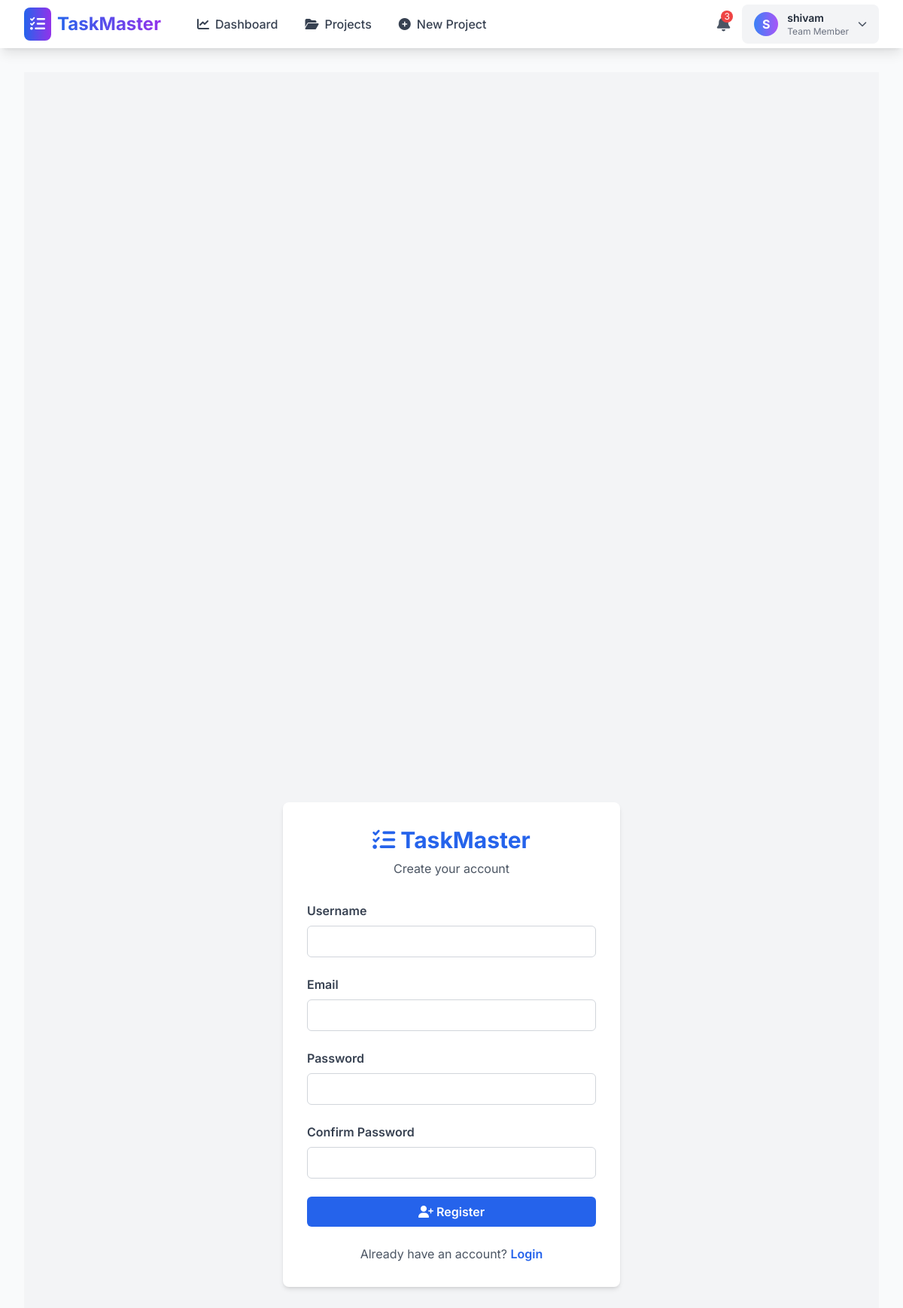
The app's page /register/ (signed in) with its own data.
### accounts/models.py (models this page shows, shortened)
class CustomUser(AbstractUser):
    ROLE_CHOICES = [
        ('admin', 'Admin'),
        ('manager', 'Manager'),
        ('member', 'Team Member'),
    ]
    email = models.EmailField(unique=True, verbose_name='Email Address')
    role = models.CharField(
        max_length=20,
        choices=ROLE_CHOICES,
        default='member',
        verbose_name='User Role'
    )
    bio = models.TextField(
        blank=True,
        null=True,
        verbose_name='Biography',
        help_text='Tell us about yourself'
    )
    avatar = models.ImageField(
        upload_to='avatars/',
        blank=True,
        null=True,
        verbose_name='Profile Picture'
    )
    phone = models.CharField(
        max_length=15,
        blank=True,
        null=True,
        verbose_name='Phone Number'
    )
    created_at = models.DateTimeField(auto_now_add=True, verbose_name='Joined Date')
    updated_at = models.DateTimeField(auto_now=True, verbose_name='Last Updated')
    class Meta:
        ordering = ['-created_at']
        verbose_name = 'User'
        verbose_name_plural = 'Users'

### accounts/views.py (the view, shortened to what this page needs)
# urls.py: path('register/', views.register_view, name='register'),
def register_view(request):
    return render(request, 'accounts/register.html')

### templates/accounts/register.html (shortened to what this page needs)
{% extends 'base.html' %}
{% block content %}
<div class="min-h-screen flex items-center justify-center bg-gray-100">
    <div class="bg-white p-8 rounded-lg shadow-md w-full max-w-md">
        <div class="text-center mb-8">
            <h1 class="text-3xl font-bold text-blue-600">
                <i class="fas fa-tasks"></i> TaskMaster
            </h1>
            <p class="text-gray-600 mt-2">Create your account</p>
        </div>
        <form method="POST" class="space-y-6">
            <div>
                <label class="block text-gray-700 font-semibold mb-2">Username</label>
                <input type="text" name="username" required
                    class="w-full px-4 py-2 border border-gray-300 rounded-md focus:outline-none focus:ring-2 focus:ring-blue-500">
            </div>
            <div>
                <label class="block text-gray-700 font-semibold mb-2">Email</label>
                <input type="email" name="email" required
                    class="w-full px-4 py-2 border border-gray-300 rounded-md focus:outline-none focus:ring-2 focus:ring-blue-500">
            </div>
            <div>
                <label class="block text-gray-700 font-semibold mb-2">Password</label>
                <input type="password" name="password" required
                    class="w-full px-4 py-2 border border-gray-300 rounded-md focus:outline-none focus:ring-2 focus:ring-blue-500">
            </div>
            <div>
                <label class="block text-gray-700 font-semibold mb-2">Confirm Password</label>
                <input type="password" name="password2" required
                    class="w-full px-4 py-2 border border-gray-300 rounded-md focus:outline-none focus:ring-2 focus:ring-blue-500">
            </div>
            <button type="submit"
                class="w-full bg-blue-600 text-white py-2 rounded-md hover:bg-blue-700 transition font-semibold">
                <i class="fas fa-user-plus"></i> Register
            </button>
        </form>
        <div class="mt-6 text-center">
            <p class="text-gray-600">
                Already have an account?
                <a href="{% url 'login' %}" class="text-blue-600 hover:underline font-semibold">Login</a>
            </p>
        </div>
    </div>
</div>
{% endblock %}

### templates/base.html (shortened to what this page needs)
<!DOCTYPE html>
<html lang="en">
<head>
    <script src="https://cdn.tailwindcss.com"></script>
    <link rel="stylesheet" href="https://cdnjs.cloudflare.com/ajax/libs/font-awesome/6.4.0/css/all.min.css">
</head>
<body class="bg-gray-50 min-h-screen">
    {% if user.is_authenticated %}
    <nav class="bg-white shadow-lg sticky top-0 z-50">
        <div class="max-w-7xl mx-auto px-4 sm:px-6 lg:px-8">
            <div class="flex justify-between items-center h-16">
                <div class="flex items-center space-x-8">
                    <a href="{% url 'dashboard' %}" class="flex items-center space-x-2">
                        <div class="bg-gradient-to-r from-blue-600 to-purple-600 p-2 rounded-lg">
                            <i class="fas fa-tasks text-white text-xl"></i>
                        </div>
                        <span class="text-2xl font-bold bg-gradient-to-r from-blue-600 to-purple-600 bg-clip-text text-transparent">
                        </span>
                    </a>
                    <div class="hidden md:flex space-x-1">
                        <a href="{% url 'dashboard' %}" class="text-gray-700 hover:bg-blue-50 hover:text-blue-600 px-4 py-2 rounded-md transition font-medium">
                            <i class="fas fa-chart-line mr-2"></i>Dashboard
                        </a>
                        <a href="{% url 'project_list' %}" class="text-gray-700 hover:bg-blue-50 hover:text-blue-600 px-4 py-2 rounded-md transition font-medium">
                            <i class="fas fa-folder-open mr-2"></i>Projects
                        </a>
                        <a href="{% url 'project_create' %}" class="text-gray-700 hover:bg-blue-50 hover:text-blue-600 px-4 py-2 rounded-md transition font-medium">
                            <i class="fas fa-plus-circle mr-2"></i>New Project
                        </a>
                    </div>
                </div>
                <div class="flex items-center space-x-4">
                    <button class="text-gray-600 hover:text-blue-600 relative">
                        <i class="fas fa-bell text-xl"></i>
                        <span class="absolute -top-1 -right-1 bg-red-500 text-white text-xs rounded-full w-4 h-4 flex items-center justify-center">3</span>
                    </button>
                    <div class="relative group">
                        <button class="flex items-center space-x-3 bg-gray-100 hover:bg-gray-200 px-4 py-2 rounded-lg transition">
                            <div class="bg-gradient-to-r from-blue-500 to-purple-500 w-8 h-8 rounded-full flex items-center justify-center text-white font-bold">
                                {{ user.username.0|upper }}
                            </div>
                            <div class="hidden md:block text-left">
                                <p class="text-sm font-semibold text-gray-800">{{ user.username }}</p>
                                <p class="text-xs text-gray-500">{{ user.get_role_display }}</p>
                            </div>
                            <i class="fas fa-chevron-down text-gray-600 text-xs"></i>
                        </button>
                    </div>
                </div>
            </div>
        </div>
    </nav>
    {% endif %}
    <main class="max-w-7xl mx-auto px-4 sm:px-6 lg:px-8 py-8">
        {% block content %}{% endblock %}
    </main>
</body>
</html>

### templates/base.html (style rules this page uses)
body { font-family: 'Inter', sans-serif; }

### records on screen
CustomUser: username.0 "S", username "shivam", role "Team Member"
